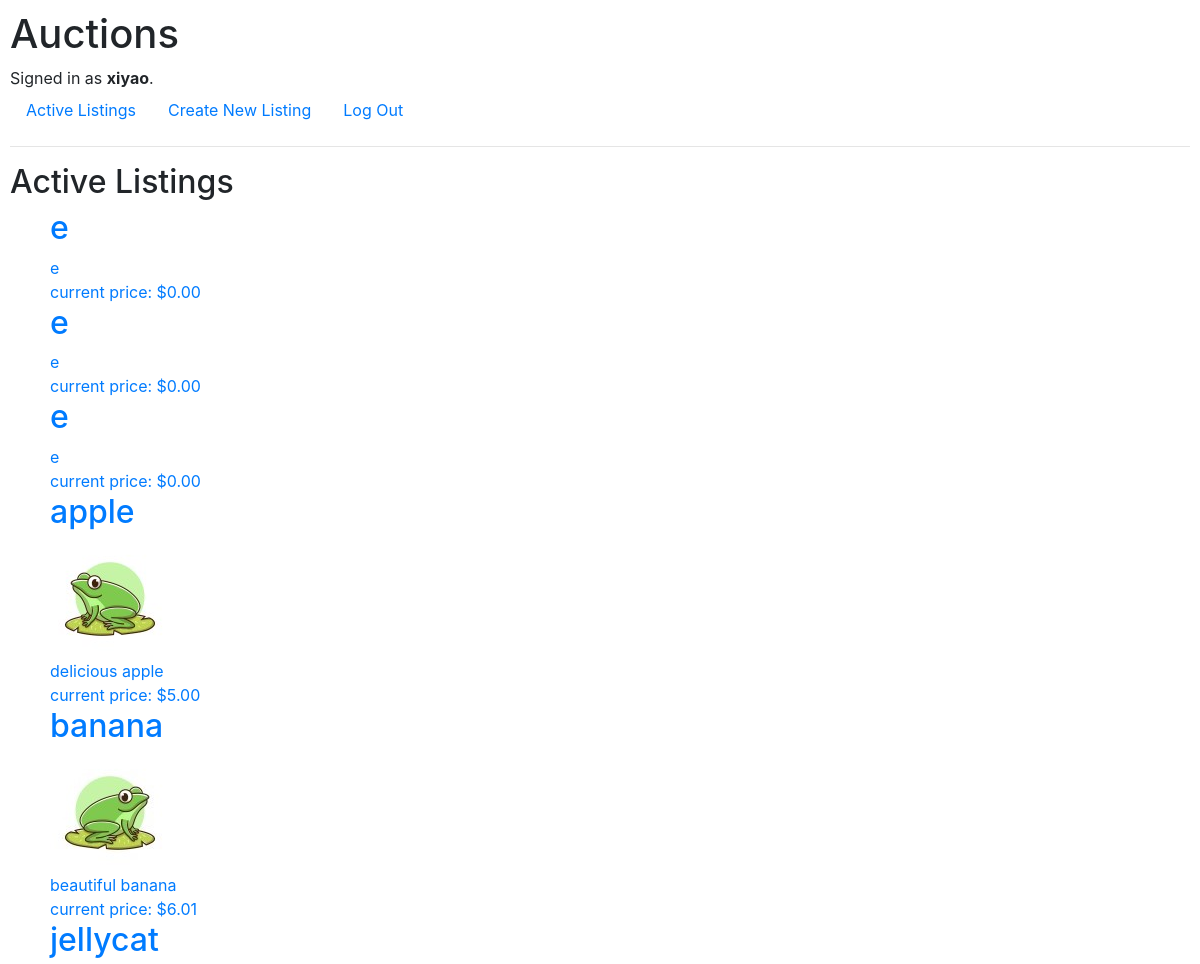
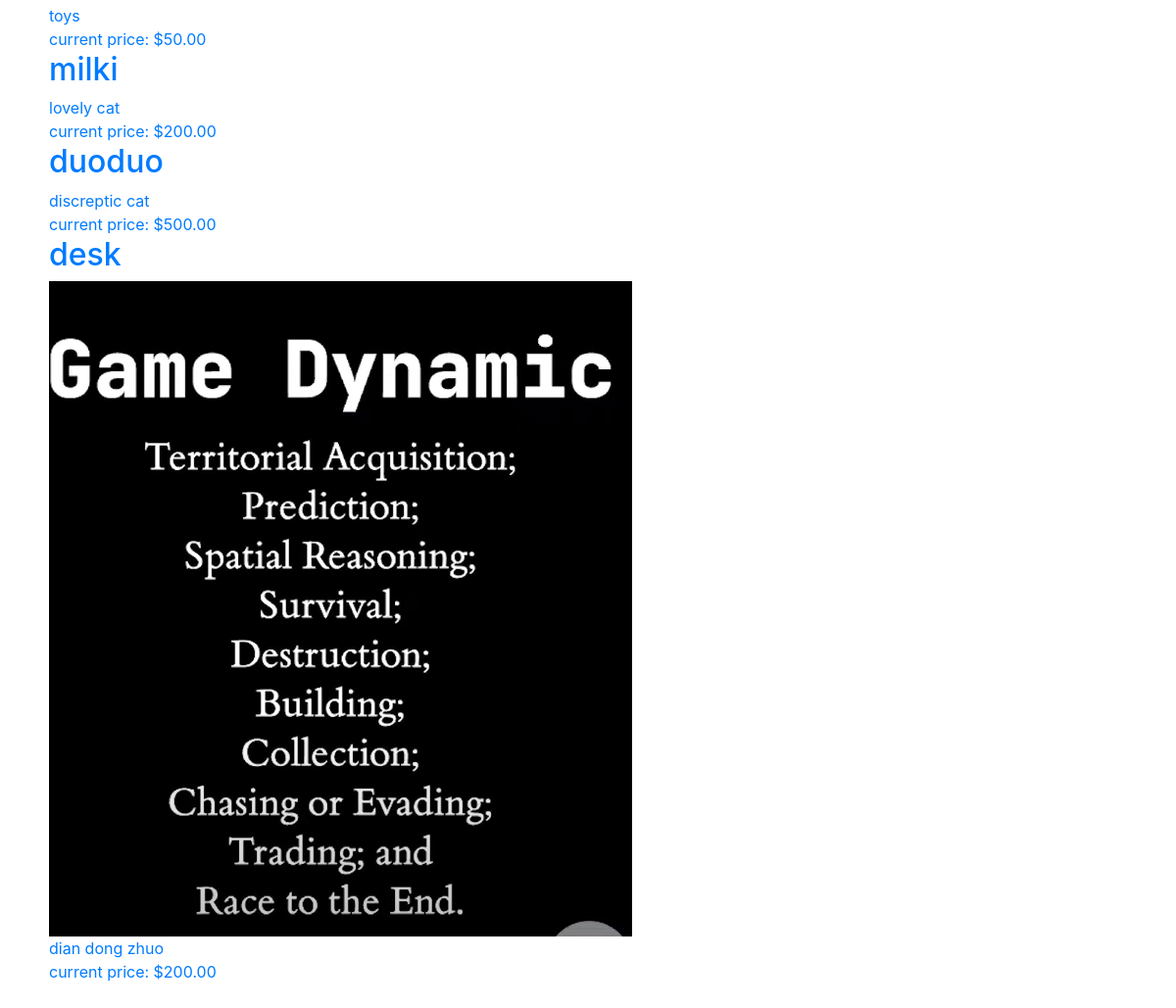
Screenshot of / (signed in) with the database file from the repository (2 pictures, top to bottom).
### auctions/models.py (models this page shows, shortened)
class User(AbstractUser):
    pass
    watchlist = models.ManyToManyField('AuctionListing', related_name="watchers", null=True, blank=True)

class AuctionListing(models.Model):
    owner = models.ForeignKey(User, on_delete=models.CASCADE, related_name="listings")
    title = models.CharField(max_length=64)
    description = models.CharField(max_length=500)
    image = models.ImageField(upload_to="auctions", null=True, blank=True)
    comments = models.ManyToManyField(Comment, related_name="listing", null=True, blank=True)
    starting_bid = models.DecimalField(decimal_places=2, max_digits=6)
    active = models.BooleanField(default=True)
    categories = models.ManyToManyField(Category, related_name="listings")

class Bid(models.Model):
    bid_maker = models.ForeignKey(User, on_delete=models.CASCADE, related_name="bids")
    listing = models.ForeignKey(AuctionListing, on_delete=models.CASCADE, related_name="bids")
    price = models.DecimalField(decimal_places=2, max_digits=7)

### auctions/views.py (the view)
# urls.py: path("", views.index, name="index"),
@login_required
def index(request):
    listings = request.user.listings.all()
    new_listings = []
    for i in range(len(listings)):
        listing = listings[i]
        bid_num = listing.bids.count()
        if bid_num == 0:
            highest_bid = listing.starting_bid
        else:
            highest_bid = listing.bids.order_by("-price").first().price
        new_listings.append({
            "listing": listing,
            "highest_bid": highest_bid
        })
    return render(request, "auctions/index.html", {
        "listings": new_listings
    })

### auctions/templates/auctions/index.html (shortened to what this page needs)
{% extends "auctions/layout.html" %}
{% block body %}
    <h2>Active Listings</h2>
    <ul>
        {% for listing_set in listings %}
            <a href="{% url 'listing' id=listing_set.listing.id %}">
                <h2>
                    {{ listing_set.listing.title }}
                </h2>
                {% if listing_set.listing.image %}
                    <img src="{{ listing_set.listing.image.url }}" alt="{{ listing_set.listing.title }}">
                {% endif %}
                <div>
                    {{ listing_set.listing.description }}
                </div>
                <div>
                    current price: ${{ listing_set.highest_bid }}
                </div>
            </a>
        {% endfor %}
    </ul>
{% endblock %}

### auctions/templates/auctions/layout.html (shortened to what this page needs)
{% load static %}
<!DOCTYPE html>
<html lang="en">
    <head>
        <link rel="stylesheet" href="https://stackpath.bootstrapcdn.com/bootstrap/4.4.1/css/bootstrap.min.css">
        <link href="{% static 'auctions/styles.css' %}" rel="stylesheet">
    </head>
    <body>
        <h1>Auctions</h1>
        <div>
            {% if user.is_authenticated %}
                Signed in as <strong>{{ user.username }}</strong>.
            {% else %}
                Not signed in.
            {% endif %}
        </div>
        <ul class="nav">
            <li class="nav-item">
                <a class="nav-link" href="{% url 'index' %}">Active Listings</a>
            </li>
            {% if user.is_authenticated %}
                <li class="nav-item">
                    <a class="nav-link" href="{% url 'create' %}">Create New Listing</a>
                </li>
                <li class="nav-item">
                    <a class="nav-link" href="{% url 'logout' %}">Log Out</a>
                </li>
            {% endif %}
        </ul>
        <hr>
        {% block body %}
        {% endblock %}
    </body>
</html>

### auctions/static/auctions/styles.css (style rules this page uses)
body { padding: 10px; }

### rows the page displays
User: username "xiyao"
AuctionListing: listing "e", listing.description "e", highest_bid "0.00"
AuctionListing: listing "e", listing.description "e", highest_bid "0.00"
AuctionListing: listing "e", listing.description "e", highest_bid "0.00"
AuctionListing: listing "apple", listing.image (picture), listing.description "delicious apple", highest_bid "5.00"
AuctionListing: listing "banana", listing.image (picture), listing.description "beautiful banana", highest_bid "6.01"
AuctionListing: listing "jellycat", listing.description "toys", highest_bid "50.00"
AuctionListing: listing "milki", listing.description "lovely cat", highest_bid "200.00"
AuctionListing: listing "duoduo", listing.description "discreptic cat", highest_bid "500.00"
AuctionListing: listing "desk", listing.image (picture), listing.description "dian dong zhuo", highest_bid "200.00"
